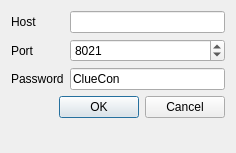
<?xml version="1.0" encoding="UTF-8"?>
<ui version="4.0">
 <class>ConnectDialog</class>
 <widget class="QDialog" name="ConnectDialog">
  <property name="geometry">
   <rect>
    <x>0</x>
    <y>0</y>
    <width>236</width>
    <height>153</height>
   </rect>
  </property>
  <property name="windowTitle">
   <string>Connect</string>
  </property>
  <layout class="QFormLayout" name="formLayout">
   <item row="0" column="0">
    <widget class="QLabel" name="label">
     <property name="text">
      <string>Host</string>
     </property>
    </widget>
   </item>
   <item row="0" column="1">
    <widget class="QLineEdit" name="lineHost">
     <property name="text">
      <string/>
     </property>
    </widget>
   </item>
   <item row="1" column="0">
    <widget class="QLabel" name="label_2">
     <property name="text">
      <string>Port</string>
     </property>
    </widget>
   </item>
   <item row="1" column="1">
    <widget class="QSpinBox" name="spinPort">
     <property name="minimum">
      <number>1</number>
     </property>
     <property name="maximum">
      <number>65535</number>
     </property>
     <property name="value">
      <number>8021</number>
     </property>
    </widget>
   </item>
   <item row="2" column="0">
    <widget class="QLabel" name="label_3">
     <property name="text">
      <string>Password</string>
     </property>
    </widget>
   </item>
   <item row="2" column="1">
    <widget class="QLineEdit" name="linePass">
     <property name="text">
      <string>ClueCon</string>
     </property>
    </widget>
   </item>
   <item row="3" column="0" colspan="2">
    <widget class="QDialogButtonBox" name="buttonBox">
     <property name="orientation">
      <enum>Qt::Horizontal</enum>
     </property>
     <property name="standardButtons">
      <set>QDialogButtonBox::Cancel|QDialogButtonBox::Ok</set>
     </property>
    </widget>
   </item>
  </layout>
 </widget>
 <resources/>
 <connections>
  <connection>
   <sender>buttonBox</sender>
   <signal>accepted()</signal>
   <receiver>ConnectDialog</receiver>
   <slot>accept()</slot>
   <hints>
    <hint type="sourcelabel">
     <x>248</x>
     <y>254</y>
    </hint>
    <hint type="destinationlabel">
     <x>157</x>
     <y>274</y>
    </hint>
   </hints>
  </connection>
  <connection>
   <sender>buttonBox</sender>
   <signal>rejected()</signal>
   <receiver>ConnectDialog</receiver>
   <slot>reject()</slot>
   <hints>
    <hint type="sourcelabel">
     <x>316</x>
     <y>260</y>
    </hint>
    <hint type="destinationlabel">
     <x>286</x>
     <y>274</y>
    </hint>
   </hints>
  </connection>
 </connections>
</ui>
